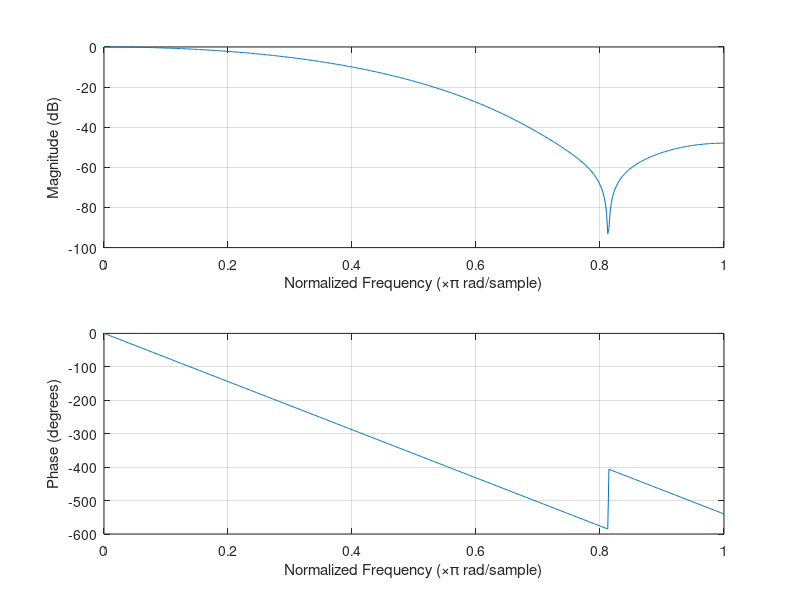

The MATLAB source for this figure:
fs = 1e3; %Sampling Frequency in Hz
n = 8; %Filter Order
fcut = 150; %Cut off frequency in Hz

b = fir1(n,fcut/(fs/2)); %Calculate the filter coefficients

freqz(b,1); %Draw the bode diagram of the filter

b=b*1024; %Multiply the filter coefficients with 1024, as the filter is executed as 10 decimal bits in hardware

disp(b);

